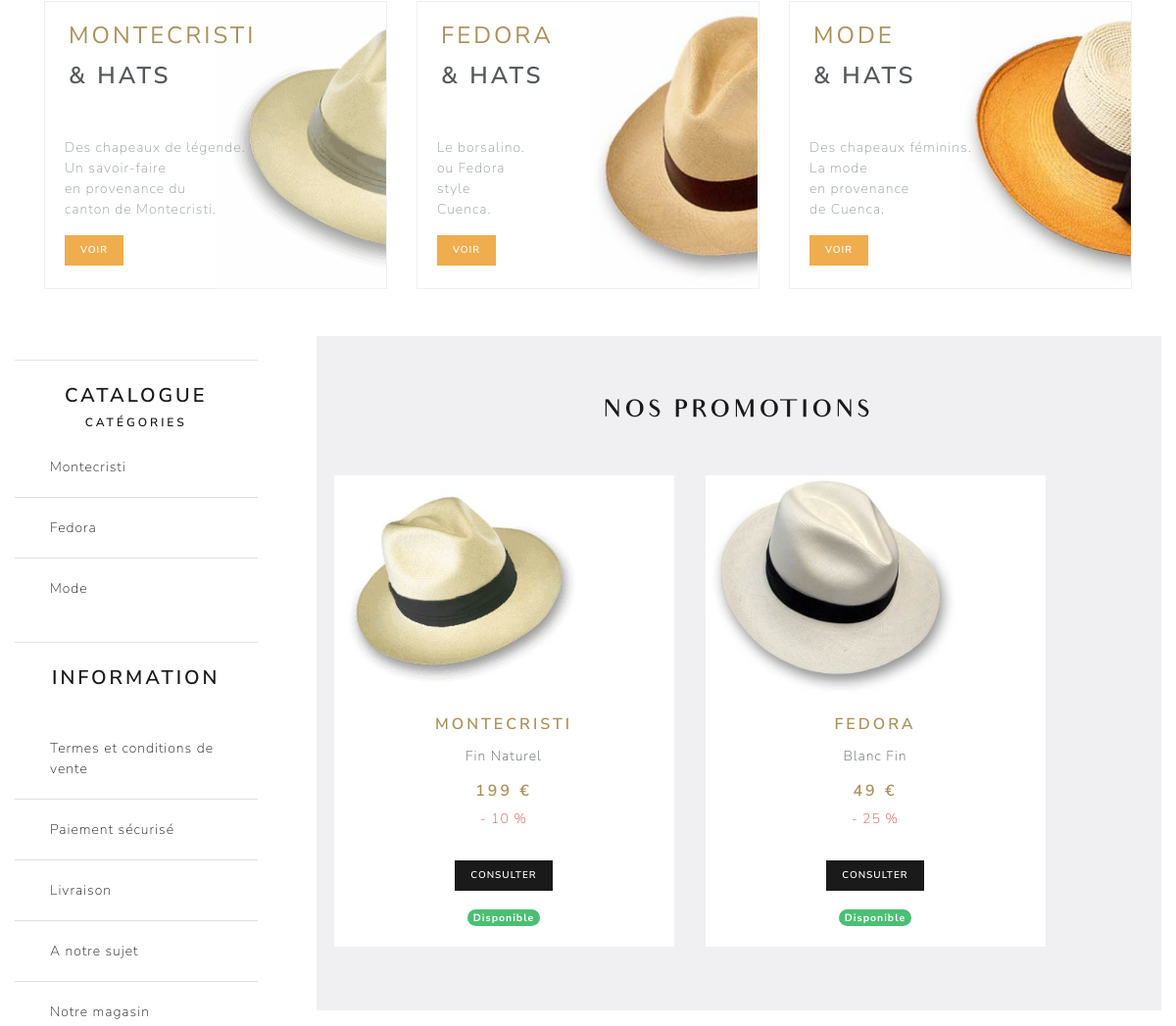
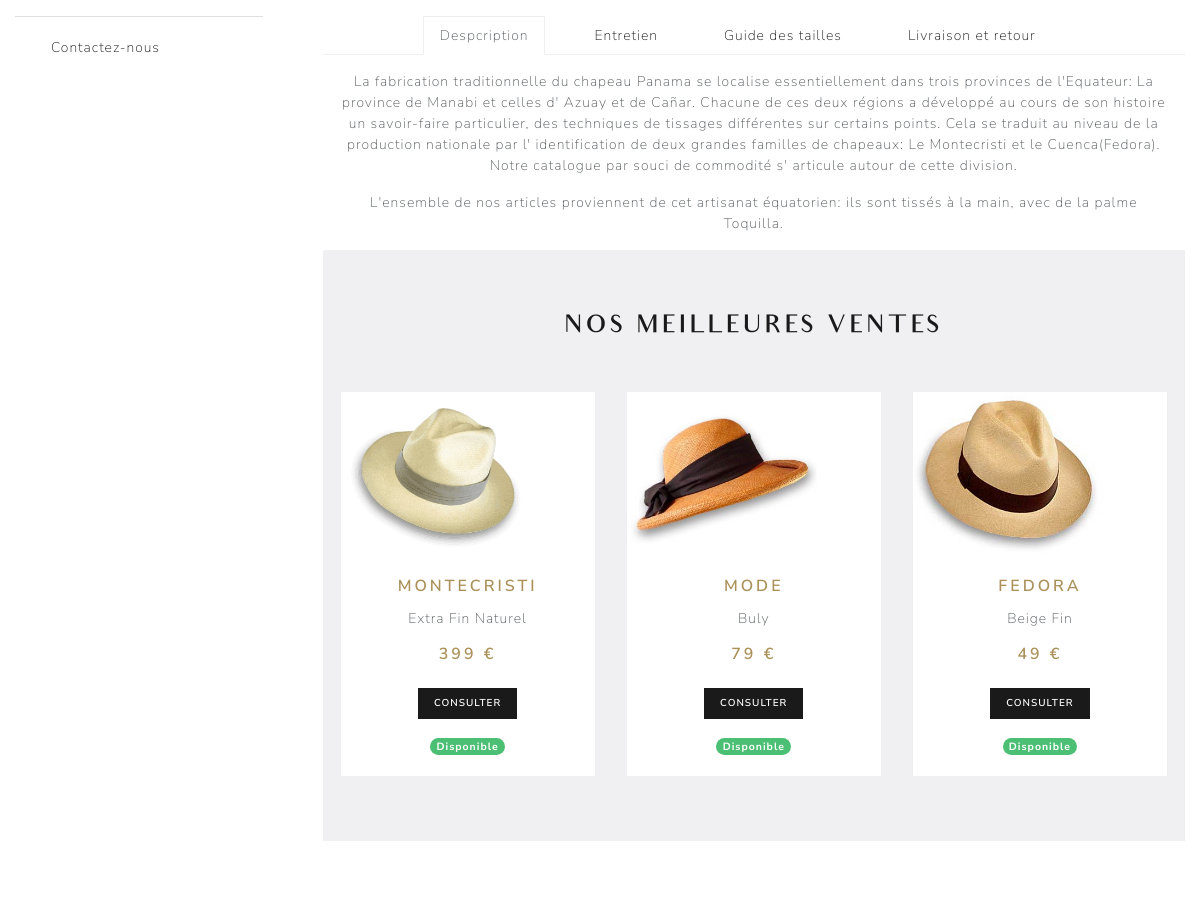
Before: / (middle part) with the older database file (2 pictures, top to bottom).
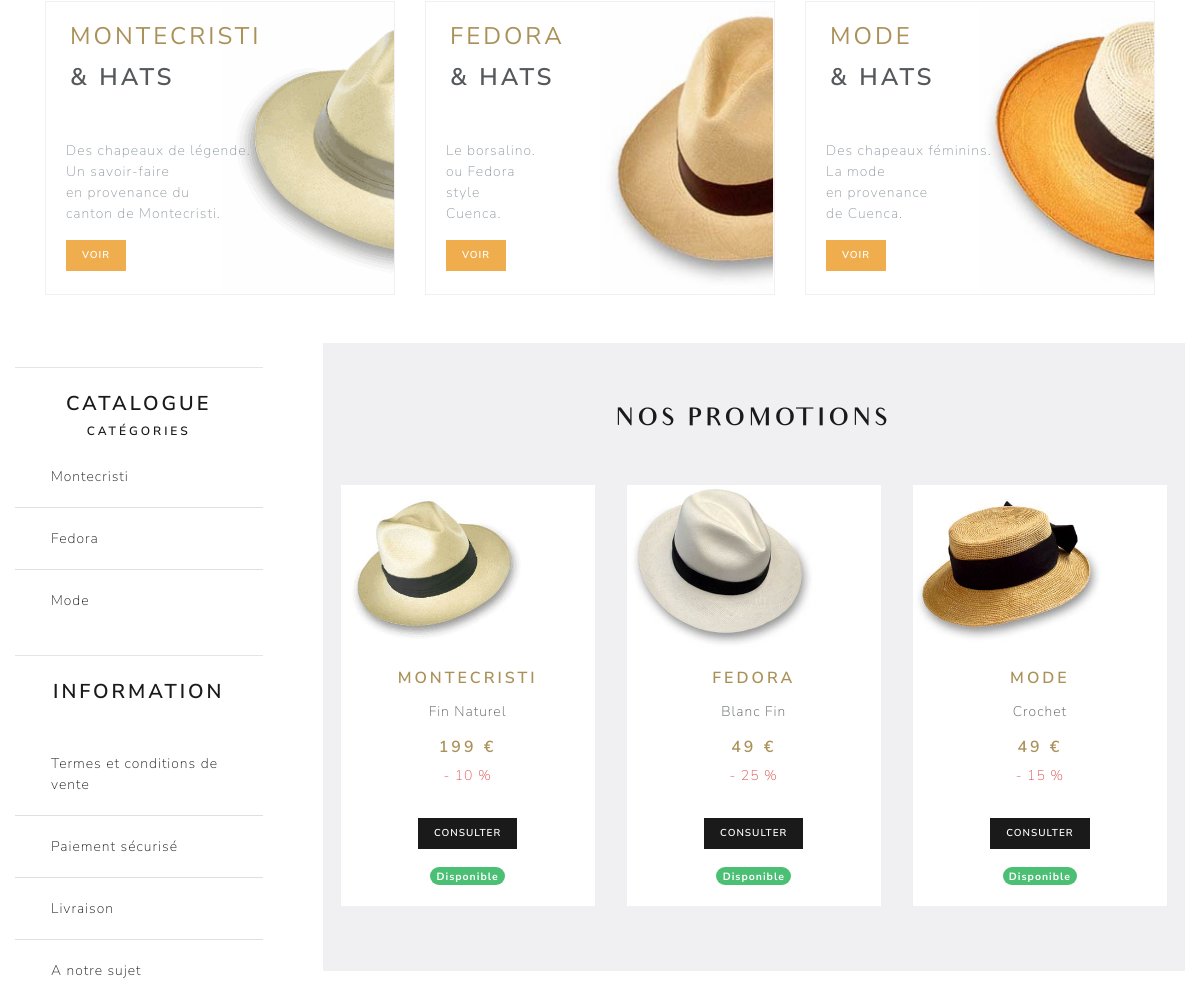
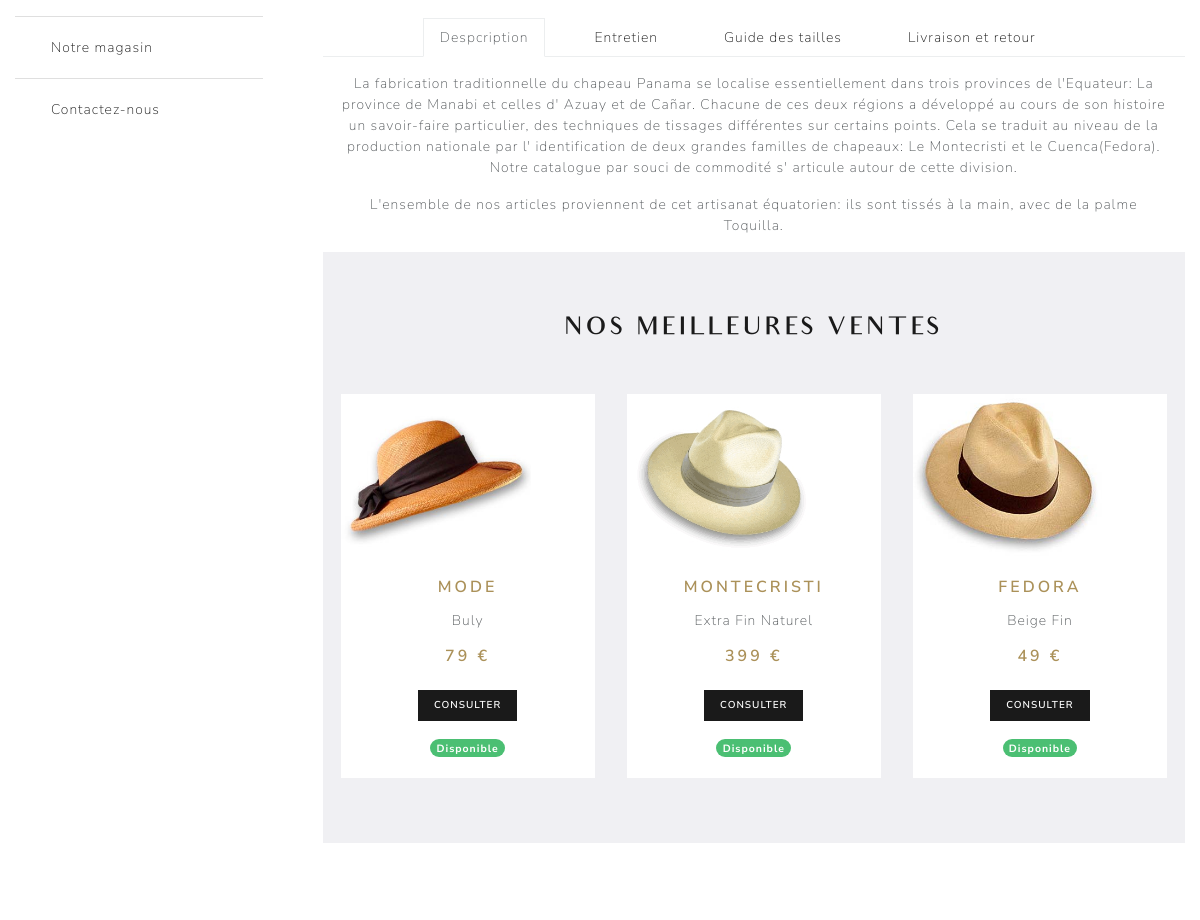
After: the same page with the newer database file (2 pictures, top to bottom).
### tables this page shows
CREATE TABLE IF NOT EXISTS `article` (
  `id_article` int(11) NOT NULL AUTO_INCREMENT,
  `id_produit` int(10) NOT NULL,
  `id_taille` int(11) NOT NULL,
  `id_couleur` int(10) NOT NULL,
  `date_registre` date NOT NULL,
  `remise` int(10) DEFAULT NULL,
  `quantite` int(10) NOT NULL,
  PRIMARY KEY (`id_article`)
);

CREATE TABLE IF NOT EXISTS `produit` (
  `id_produit` int(11) NOT NULL AUTO_INCREMENT,
  `origine_produit` varchar(50) NOT NULL,
  `categorie_produit` varchar(50) NOT NULL,
  `genre_produit` varchar(50) NOT NULL,
  `nom_produit` varchar(50) NOT NULL,
  `image_produit` varchar(50) NOT NULL,
  `prix_produit` double NOT NULL,
  PRIMARY KEY (`id_produit`)
);

### libraries/Database.php (called while the page is built, shortened)
<?php
    class Database {
        private $dbHost = 'localhost';
        private $dbUser ='root';
        private $dbPass = '';
        private $dbName = 'boutique';
        private $statement;
        private $dbHandler;
        public function __construct() {
            $conn = 'mysql:host=' . $this->dbHost . ';dbname=' . $this->dbName;
            $options = array(
                PDO::ATTR_PERSISTENT => true,
                PDO::ATTR_ERRMODE => PDO::ERRMODE_EXCEPTION
            );
            try {
                $this->dbHandler = new PDO($conn, $this->dbUser, $this->dbPass, $options);
            } catch (PDOException $e) {
                $this->error = $e->getMessage();
                echo $this->error;
            }
        }
        public function query($sql) {
            $this->statement = $this->dbHandler->prepare($sql);
        }
        public function execute() {
            return $this->statement->execute();
        }
        public function resultSet() {
            $this->execute();
            return $this->statement->fetchAll(PDO::FETCH_OBJ);
        }
    }

### models/Page.php (called while the page is built, shortened)
<?php
class Page {
    private $db;
    public function __construct() {
        $this->db = new Database;
    }
    public function promotion(){
        $this->db->query('SELECT id_article, article.id_produit, categorie_produit, nom_produit, image_produit, prix_produit, remise FROM produit JOIN article ON produit.id_produit = article.id_produit  WHERE remise != 0 LIMIT 3');
        $promotion=$this->db->resultSet();
        return $promotion;
    }
    public function meilleureVente(){
        $this->db->query('SELECT detail_commande.id_article, produit.id_produit, categorie_produit, nom_produit, image_produit, prix_produit, quantite_article , SUM(quantite_article) AS total FROM produit JOIN article ON produit.id_produit=article.id_produit JOIN detail_commande ON article.id_article = detail_commande.id_article GROUP BY detail_commande.id_article ORDER BY total DESC LIMIT 3');
        $meilleureVente = $this->db->resultSet();
        return $meilleureVente;
    }
}

### views/main/index.php (the view, shortened to what this page needs)
<?php
   require (ROOT.'views/includes/head.php');
?>
 <body>
       <div class="container">
       <?php require (ROOT.'views/includes/categ.php'); ?>
       </div>
        <div class="row">
            <div class="col-sm-12 col-md-3 my-5 text-center">
                <div class="row">
                    <aside class="col-md-12">
                        <?php
                        require (ROOT.'views/includes/aside.php');
                        ?>
                    </aside>
                </div>
            </div>
            <section class="col-sm-12 col-md-9 my-5 text-center">
                <div class="container">
                    <div class="jumbotron">
                        <h3 class="audrey mb-5">Nos promotions</h3>
                        <div class='row'>
                            <div class="card-deck">
                                <?php foreach($data['promotion'] as $promotion){
                                    echo'
                                <div class="card text-center">
                                    <img src="'. WWW_ROOT.'public/images/hats_big/'.$promotion->image_produit.'" alt="" width="75%">
                                    <div class="card-body">
                                        <h5 class="card-title gold">'.$promotion->categorie_produit.'</h5>
                                        <p class="card-text">'.$promotion->nom_produit.'</p>
                                        <h5 class="gold">'.$promotion->prix_produit.' €</h5>
                                        <p class="text-danger">- '.$promotion->remise.' %</p>
                                        <a href="'.WWW_ROOT.'produits/fichePromotion/'.$promotion->id_produit.'/'.$promotion->id_article.'" class="btn btn-primary btn-sm m-3">Consulter</a><br>
                                        <span class="badge badge-pill badge-success">Disponible</span>
                                    </div>
                                </div>';
                                }
                                ?>
                            </div>
                        </div>
                    </div>
                    <?php
                     require ROOT . '/views/includes/nav_tab.php';
                    ?>
                    <div class="jumbotron">
                        <h3 class="audrey mb-5">Nos meilleures ventes</h3>
                        <div class='row'>
                            <div class="card-deck">
                                <?php foreach($data['meilleureVente'] as $meilleureVente){
                                echo'
                                <div class="card" >
                                    <img src="'.WWW_ROOT.'public/images/hats_big/'.$meilleureVente->image_produit.'" alt="" width="75%">
                                    <div class="card-body">
                                        <h5 class="card-title gold">'.$meilleureVente->categorie_produit.'</h5>
                                        <p class="card-text">'.$meilleureVente->nom_produit.'</p>
                                        <h5 class="gold">'.$meilleureVente->prix_produit.' €</h5>
                                        <a href="'.WWW_ROOT.'produits/ficheArticle/'.$meilleureVente->id_produit.'" class="btn btn-primary btn-sm m-3">Consulter</a><br>
                                        <span class="badge badge-pill badge-success">Disponible</span>
                                    </div>
                                </div>';
                                }
                                ?>
                            </div>
                        </div>
                    </div>
                </div>
            </section>
        </div>
        <?php
        require ROOT . '/views/includes/footer.php';
        ?>

### index.php (shortened to what this page needs)
<?php
   require_once (ROOT.'libraries/Controller.php');
   require_once (ROOT.'libraries/Database.php');
$params = explode('/', $_GET['p']);
if($params[0] != ""){
    $controller = ucfirst($params[0]);
    $action = isset($params[1]) ? $params[1] : 'index';
    require_once(ROOT.'controllers/'.$controller.'.php');
    $controller = new $controller();
    if(method_exists($controller, $action)){
        unset($params[0]);
        unset($params[1]);
        call_user_func_array([$controller,$action], $params);
    }else{
        http_response_code(404);
        echo "La page recherchée n'existe pas";
    }
}else{
    require_once(ROOT.'controllers/Pages.php');
    $controller = new Pages();
    $controller->index();
}

### controllers/Pages.php (shortened to what this page needs)
<?php
class Pages extends Controller {
    public function __construct() {
        $this->pageModel = $this->model('Page');
    }
    public function index()
    {
        if (isset($_POST['search'])) {
            $_POST = filter_input_array(INPUT_POST, FILTER_SANITIZE_STRING);
            $nom = $_POST['nom'];
            $search= $this->pageModel->search($nom);
            $promotion= $this->pageModel->promotion();
            $meilleureVente = $this->pageModel->meilleureVente();
            $data = [
                'title' => 'index',
                'promotion' => $promotion,
                'meilleureVente' => $meilleureVente,
                'search' => $search
            ];
            $this->view('main/index', $data);
        }else{
            $promotion= $this->pageModel->promotion();
            $meilleureVente = $this->pageModel->meilleureVente();
            $data = [
                'title' => 'index',
                'promotion' => $promotion,
                'meilleureVente' => $meilleureVente,
            ];
            $this->view('main/index', $data);
        }
    }
}

### libraries/Controller.php (shortened to what this page needs)
<?php
    class Controller {
        public function view($view, $data = []) {
            if (file_exists(ROOT.'views/' . $view . '.php')) {
                require_once(ROOT.'views/' . $view . '.php');
            } else {
                die("404, la page n'existe pas.");
            }
        }
    }

### views/includes/head.php (shortened to what this page needs)
<!DOCTYPE html>
<html lang="en">
    <head>
        <link href="<?php echo WWW_ROOT; ?>public/css/bootstrap.css" rel="stylesheet">
        <link href="<?php echo WWW_ROOT; ?>public/css/style.css" rel="stylesheet">
        <link rel="stylesheet" href="<?php echo WWW_ROOT; ?>public/css/all.css">
    </head>

### views/includes/categ.php
<?php
echo '<div class="card-deck mt-2">';
echo '<div class="card">
<img class="card-img-top" src="'.WWW_ROOT.'public/images/hats_big/half-mh.png" alt="montecristi" width="75%" >
   <div class="card-img-overlay   text-left">
      <h3 class="card-title font-weight-bolder gold ml-1">Montecristi</h3>
      <h3 class="card-title ml-1"> & Hats</h3>
      <div class="card-text text-muted mt-5 " >
         Des chapeaux de légende.<br /> Un savoir-faire <br />en provenance du <br />canton de Montecristi.
      </div>
      <a href="'.WWW_ROOT.'produits/montecristi" class="btn btn-warning btn-sm mt-3">Voir</a>
   </div>
</div>
<div class="card">
<img class="card-img-top" src="'.WWW_ROOT.'public/images/hats_big/half-ch.png" alt="montecristi" width="75%" >
   <div class="card-img-overlay   text-left">
      <h3 class="card-title font-weight-bolder gold ml-1">Fedora</h3>
      <h3 class="card-title ml-1"> & Hats</h3>
      <div class="card-text text-muted mt-5 " >
         Le borsalino.<br /> ou Fedora <br />style <br />Cuenca.
      </div>
      <a href=" '.WWW_ROOT.'produits/fedora" class="btn btn-warning btn-sm mt-3">Voir</a>
   </div>
</div>
<div class="card">
<img class="card-img-top" src="'.WWW_ROOT.'public/images/hats_big/half-dos.png" alt="montecristi" width="75%" >
   <div class="card-img-overlay   text-left">
      <h3 class="card-title font-weight-bolder gold ml-1">Mode</h3>
      <h3 class="card-title ml-1"> & Hats</h3>
      <div class="card-text text-muted mt-5 " >
         Des chapeaux féminins.<br /> La mode <br />en provenance<br /> de Cuenca.
      </div>
      <a href="'.WWW_ROOT.'produits/mode" class="btn btn-warning btn-sm mt-3">Voir</a>
   </div>
</div>
</div>';
?>

### views/includes/aside.php
<section>
    <div class="container">
        <hr class="my-4">
            <h4>CATALOGUE</h4>
                <h6>Catégories</h6>
                <ul class="list-group list-group-flush text-left">
                    <li class="list-group-item "><a class="nav-link" href="<?php echo WWW_ROOT.'produits/montecristi';?>">Montecristi</a></li>
                    <li class="list-group-item"><a class="nav-link" href="<?php echo WWW_ROOT.'produits/fedora';?>">Fedora</a></li>
                    <li class="list-group-item"><a class="nav-link" href="<?php echo WWW_ROOT.'produits/mode';?>">Mode</a></li>
                </ul>
        <hr class="my-4">
            <h4>Information</h4><br>
                <ul class="list-group list-group-flush text-left">
                    <li class="list-group-item"><a class="nav-link" href="<?php echo WWW_ROOT.'pages/termes';?>">Termes et conditions de vente</a></li>
                    <li class="list-group-item"><a class="nav-link" href="<?php echo WWW_ROOT.'pages/paiement'; ?>">Paiement sécurisé</a></li>
                    <li class="list-group-item"><a class="nav-link" href="<?php echo WWW_ROOT.'pages/livraison'; ?>">Livraison</a></li>
                    <li class="list-group-item"><a class="nav-link" href="<?php echo WWW_ROOT.'pages/about'; ?>">A notre sujet</a></li>
                    <li class="list-group-item"><a class="nav-link" href="<?php echo WWW_ROOT.'pages/magasin'; ?>">Notre magasin</a></li>
                    <li class="list-group-item"><a class="nav-link" href="<?php echo WWW_ROOT.'pages/contact'; ?>">Contactez-nous</a></li>
                </ul>
    </div>
</section>

### views/includes/nav_tab.php (shortened to what this page needs)
<ul class="nav nav-tabs  justify-content-center text-center">
  <li class="nav-item">
    <a class="nav-link active" data-toggle="tab" href="#description">Despcription</a>
  </li>
  <li class="nav-item">
    <a class="nav-link" data-toggle="tab" href="#entretien">Entretien</a>
  </li>
  <li class="nav-item">
    <a class="nav-link" data-toggle="tab" href="#taille">Guide des tailles</a>
  </li>
  <li class="nav-item">
    <a class="nav-link" data-toggle="tab" href="#livraison">Livraison et retour</a>
  </li>
</ul>
<div id="myTabContent" class="tab-content m-3">
  <div class="tab-pane fade show active" id="description">
    <p>La fabrication traditionnelle du chapeau Panama se localise essentiellement dans trois provinces de l'Equateur: La province de Manabi et celles d' Azuay et de Cañar.
    Chacune de ces deux régions a développé au cours de son histoire un savoir-faire particulier, des techniques de tissages différentes sur certains points.
    Cela se traduit au niveau de la production nationale par l' identification de deux grandes familles de chapeaux: Le Montecristi et le Cuenca(Fedora).
    Notre catalogue par souci de commodité s' articule autour de cette division.</p>
    <p>L'ensemble de nos articles proviennent de cet artisanat équatorien: ils sont tissés à la main, avec de la palme Toquilla.</p>
    </div>
</div>

### views/includes/footer.php (shortened to what this page needs)
    </body>
</html>

### public/css/style.css (style rules this page uses)
.gold { color: #ab9159; }
h3.audrey { font-family: 'Audrey Medium'; font-style: normal; font-weight: normal; }

Changed rows visible on the page:
now on this page (row edited): article: id_produit.image_produit (picture), id_produit.categorie_produit "MODE", id_produit.nom_produit "Crochet", id_produit.prix_produit "49", remise "15"
shown differently, row unchanged: produit "MODE": moves up the list
